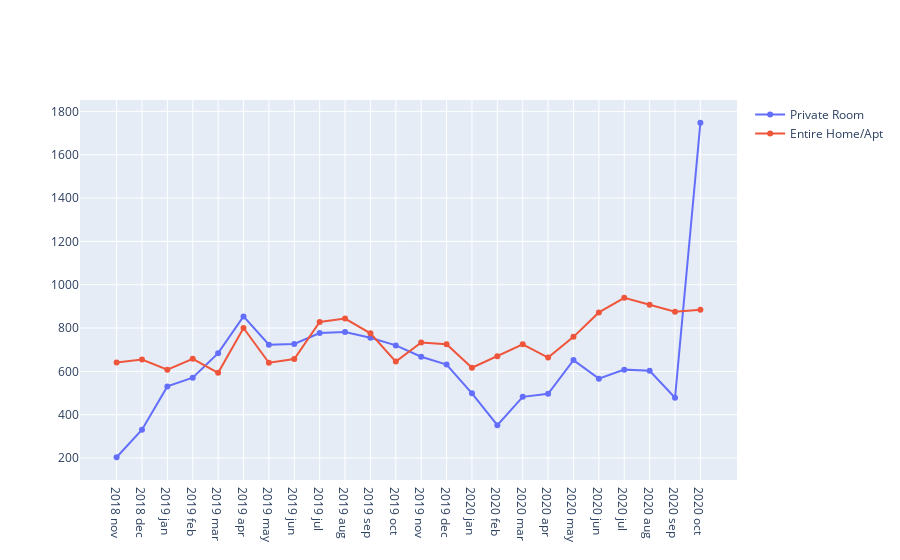

Write notebook code for a chart like this one.
### Code cell
import plotly.graph_objects as go
fig = go.Figure(go.Scatter(x=dff_PR_revenue['time'], y=dff_PR_revenue['revenue'],
                           mode='lines+markers', name='Private Room'))
fig.add_trace(go.Scatter(x=dff_EH_revenue['time'], y=dff_EH_revenue['revenue'],
                           mode='lines+markers', name='Entire Home/Apt'))
fig.show()

### Figure 1 — Plotly figure (JSON) as saved in the notebook; plotly's stock layout.template omitted (floating-point values rounded to 4 significant figures)
{"data": [{"mode": "lines+markers", "name": "Private Room", "type": "scatter", "x": ["2018 nov", "2018 dec", "2019 jan", "2019 feb", "2019 mar", "2019 apr", "2019 may", "2019 jun", "2019 jul", "2019 aug", "2019 sep", "2019 oct", "2019 nov", "2019 dec", "2020 jan", "2020 feb", "2020 mar", "2020 apr", "2020 may", "2020 jun", "2020 jul", "2020 aug", "2020 sep", "2020 oct"], "y": [203.6, 330.7, 530.7, 571.0, 684.1, 853.6, 723.4, 726.8, 776.6, 782.0, 754.8, 720.0, 667.4, 631.6, 498.4, 351.4, 482.3, 496.2, 652.1, 566.3, 608, 602.5, 478, 1748.0]}, {"mode": "lines+markers", "name": "Entire Home/Apt", "type": "scatter", "x": ["2018 nov", "2018 dec", "2019 jan", "2019 feb", "2019 mar", "2019 apr", "2019 may", "2019 jun", "2019 jul", "2019 aug", "2019 sep", "2019 oct", "2019 nov", "2019 dec", "2020 jan", "2020 feb", "2020 mar", "2020 apr", "2020 may", "2020 jun", "2020 jul", "2020 aug", "2020 sep", "2020 oct"], "y": [641.4, 654.4, 607.9, 657.9, 593.4, 800.1, 639.9, 656.9, 828.0, 843.5, 775.7, 645.1, 733.7, 725.5, 616.6, 669.9, 725.1, 663.9, 759.2, 872.1, 939.3, 907.8, 875.1, 884.8]}], "layout": {"autosize": true, "xaxis": {"autorange": true, "range": [-1.37, 24.37], "type": "category"}, "yaxis": {"autorange": true, "range": [94.47, 1857.0], "type": "linear"}}}
